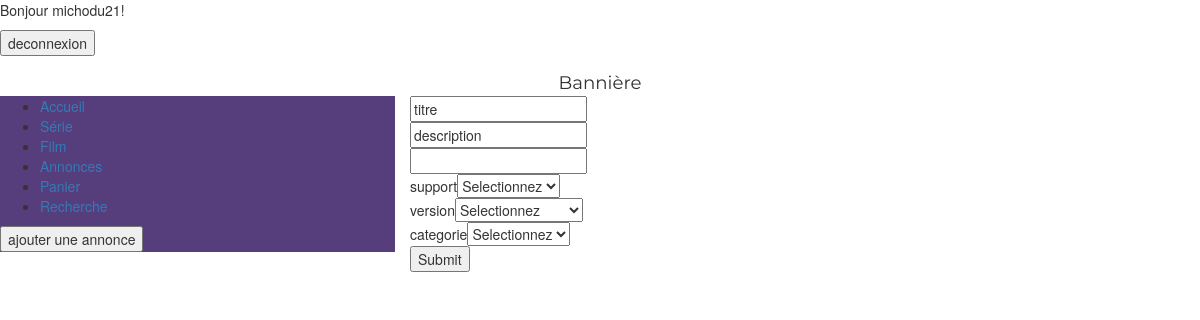
The app's page /wikiventefilm/creer_annonce.php (signed in) with its own data.
### tables this page shows
CREATE TABLE `meta_menu` (
  `nom` varchar(255) NOT NULL,
  `lien` varchar(255) NOT NULL,
  `id` int(11) NOT NULL
);

CREATE TABLE `recherche_option` (
  `id` int(2) NOT NULL,
  `nom` varchar(30) NOT NULL,
  `options` text NOT NULL
);

### wikiventefilm/creer_annonce.php (the view, shortened to what this page needs)
<html xmlns="http://www.w3.org/1999/xhtml" xml:lang="fr">
	<body>
	<?php
		include "connectdb.php";
		include "all.php";
	?>
  <?php
  echo "<div class='row' id='banniere'>";
  	include "banniere.php";
  echo "</div>";
  echo "<div class='row' id='centre'>";
  	echo "<div class='col-md-4' id='menu'>";
  		include "menu.php";
  	echo "</div>";
  	echo "<div class='col-md-8' id='contenu' >";
    $sql = "SELECT nom, options FROM recherche_option";
    $result = mysqli_query($conn, $sql);
        if (mysqli_num_rows($result) > 0)
        {
          echo "<form class='recherche' action='#' method='get'>";
          echo "<input type='text' name='titre' value='titre'/><br/>";
          echo "<input type='text' name='description' value='description'/><br/>";
          echo "<input type='number' name='prix' value='prix'/><br/>";
          while($row = mysqli_fetch_assoc($result))
          {
            echo $row["nom"] . "<select class='custom-select' name='".$row["nom"]."'>";
            $version = explode("#", $row["options"]);
            for($i=0 ; $i < sizeof($version); $i++)
            {
              echo "<option value='" . $version[$i] . "'>" . $version[$i] . "</option>";
            }
            echo "</select><br/>";
          }
          echo "<input type='submit' name='submit'/>";
					echo "</form>";
        }
        else
        {
            echo "aucun resultats à moderer";
        }
  	echo "</div>";
  echo "</div>";
  ?>
	</body>
</html>

### wikiventefilm/menu.php
<?php
	 	include 'connectdb.php' ;
		$sql = "SELECT nom, lien, id FROM meta_menu";
		$resultat = mysqli_query($conn, $sql);
		if (isset($_SESSION["login"]))
		{
			$sql2 = "SELECT * FROM utilisateurs WHERE login='".$_SESSION['login']."' AND type='moderateur'";
			$resultat2 = mysqli_query($conn, $sql2);
			$num = mysqli_num_rows($resultat2);
			$user = 1;
		}
		else
		{
			$num = null;
			$user = null;
		}
?>
		<?php
    echo "<ul>";
        if (mysqli_num_rows($resultat) > 0)
        {
          while($row = mysqli_fetch_assoc($resultat))
          {
						if($row["nom"]!="moderation" || ($row["nom"]=="moderation" && $num!=null ))
						{
	            echo "
		            <li>
	                <a href='".$row["lien"]."''> ".$row["nom"]." </a>
		            </li>
	            ";
						}
          }
        }
        else
        {
            echo "aucun resultats";
        }
      echo " </ul>";
			if ($user==1)
			{
				echo "<input type='button' name='ajout' value='ajouter une annonce'/>";
			}
     ?>

### wikiventefilm/css/style.css (style rules this page uses)
#menu { background-color: #563d7c; text-decoration : none !important; }
#banniere { text-align: center; font-size: 130%; font-family: Montserrat; }

### records on screen
meta_menu: nom "Accueil"
meta_menu: nom "Série"
meta_menu: nom "Film"
meta_menu: nom "Annonces"
meta_menu: nom "Panier"
meta_menu: nom "Recherche"
recherche_option: nom "support", support "Selectionnez"
recherche_option: nom "version", version "Selectionnez"
recherche_option: nom "categorie", categorie "Selectionnez"

### other values on screen
$_SESSION["login"] "michodu21"
